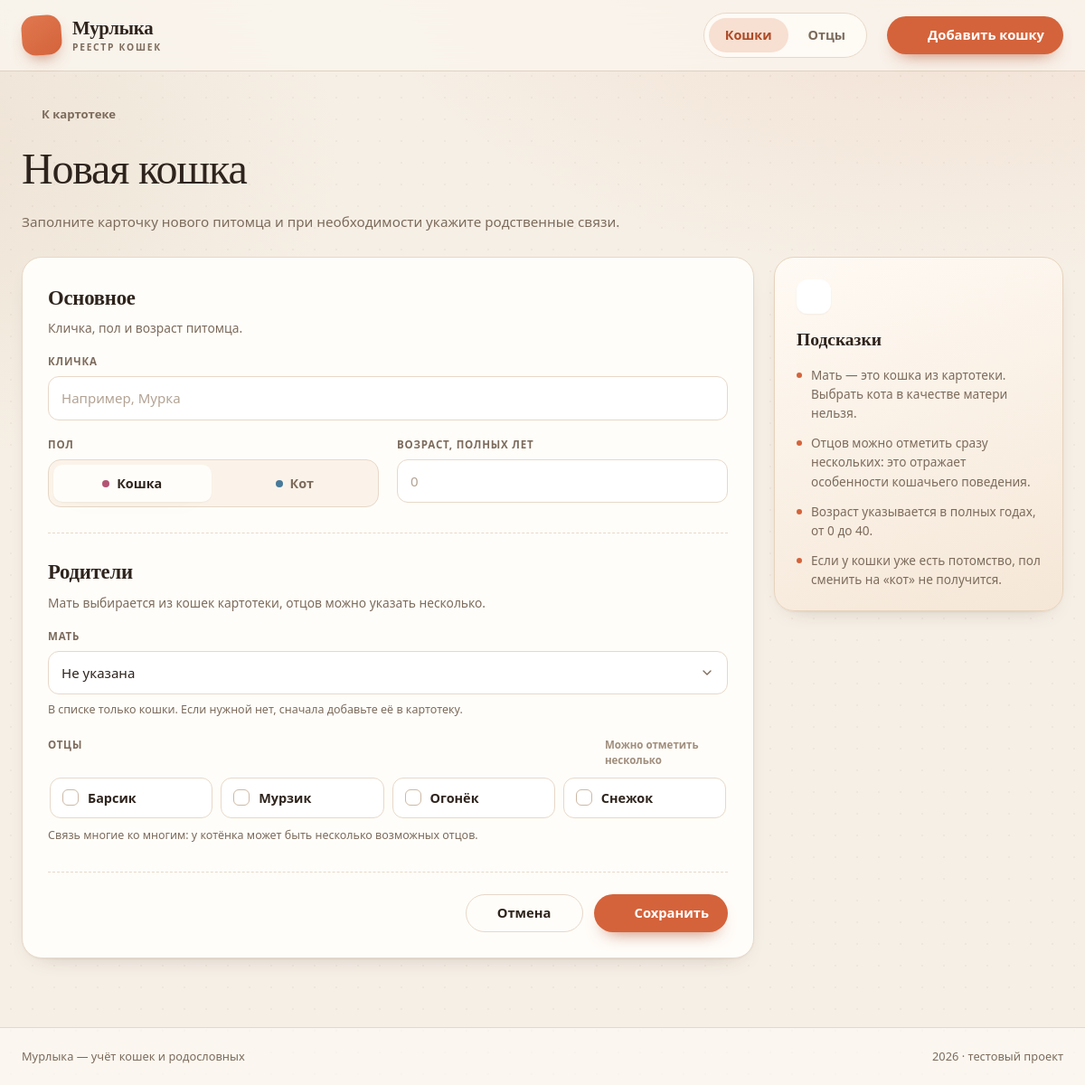
The app's page /cat_form.php with its own data.
### tables this page shows
CREATE TABLE fathers (
    id INT UNSIGNED NOT NULL AUTO_INCREMENT,
    name VARCHAR(100) NOT NULL,
    created_at TIMESTAMP NOT NULL DEFAULT CURRENT_TIMESTAMP,
    PRIMARY KEY (id),
    UNIQUE KEY uq_fathers_name (name)
);

### db.php (called while the page is built, shortened)
<?php
function db(): PDO
{
    static $pdo = null;
    if ($pdo instanceof PDO) {
        return $pdo;
    }
    $dsn = sprintf('mysql:host=%s;dbname=%s;charset=%s', DB_HOST, DB_NAME, DB_CHARSET);
    try {
        $pdo = new PDO($dsn, DB_USER, DB_PASS, [
            PDO::ATTR_ERRMODE => PDO::ERRMODE_EXCEPTION,
            PDO::ATTR_DEFAULT_FETCH_MODE => PDO::FETCH_ASSOC,
            PDO::ATTR_EMULATE_PREPARES => false,
        ]);
    } catch (PDOException $exception) {
        error_log('Database connection failed: ' . $exception->getMessage());
        http_response_code(500);
        exit('Не удалось подключиться к базе данных. Проверьте настройки подключения.');
    }
    return $pdo;
}

### cat_form.php (the view, shortened to what this page needs)
<?php
require_once __DIR__ . '/helpers.php';
require_once __DIR__ . '/db.php';
$id = null;
$cat = null;
$values = [
    'name' => (string) ($cat['name'] ?? ''),
    'sex' => (string) ($cat['sex'] ?? 'female'),
    'age' => $cat !== null ? (string) $cat['age'] : '',
    'mother_id' => $cat !== null && $cat['mother_id'] !== null ? (string) $cat['mother_id'] : '',
    'father_ids' => [],
];
$fathers = db()->query('SELECT id, name FROM fathers ORDER BY name ASC, id ASC')->fetchAll();
$isEdit = $id !== null;
require __DIR__ . '/partials/header.php';
?>
<div class="page-head">
    <div>
        <a class="back-link" href="index.php"><?= icon('arrow-left', 'icon icon-sm') ?>К картотеке</a>
        <h1><?= $isEdit ? 'Редактирование кошки' : 'Новая кошка' ?></h1>
        <p>
            <?= $isEdit
                ? 'Обновите данные питомца, его мать и возможных отцов.'
                : 'Заполните карточку нового питомца и при необходимости укажите родственные связи.' ?>
        </p>
    </div>
</div>
<div class="editor-layout">
    <div class="editor-main">
        <form
            class="panel form-panel"
            method="post"
            action="cat_form.php<?= $isEdit ? '?id=' . $id : '' ?>"
        >
            <section class="form-section">
                <div class="form-section-head">
                    <h2>Основное</h2>
                    <p>Кличка, пол и возраст питомца.</p>
                </div>
                <div class="form-grid">
                    <div class="field field--full">
                        <label for="cat-name">Кличка</label>
                        <input
                            class="input"
                            type="text"
                            id="cat-name"
                            name="name"
                            value="<?= e($values['name']) ?>"
                            maxlength="100"
                            placeholder="Например, Мурка"
                            required
                            autofocus
                        >
                    </div>
                    <fieldset class="field">
                        <legend>Пол</legend>
                        <div class="segmented">
                            <label>
                                <span><i class="dot dot--female"></i>Кошка</span>
                            </label>
                            <label>
                                <span><i class="dot dot--male"></i>Кот</span>
                            </label>
                        </div>
                    </fieldset>
                    <div class="field">
                        <label for="cat-age">Возраст, полных лет</label>
                        <input
                            class="input"
                            type="number"
                            id="cat-age"
                            name="age"
                            value="<?= e($values['age']) ?>"
                            min="0"
                            max="40"
                            step="1"
                            placeholder="0"
                            required
                        >
                    </div>
                </div>
            </section>
            <section class="form-section">
                <div class="form-section-head">
                    <h2>Родители</h2>
                    <p>Мать выбирается из кошек картотеки, отцов можно указать несколько.</p>
                </div>
                <div class="form-grid">
                    <div class="field field--full">
                        <label for="cat-mother">Мать</label>
                        <select class="select" id="cat-mother" name="mother_id">
                            <option value="">Не указана</option>
                        </select>
                        <p class="field-hint">В списке только кошки. Если нужной нет, сначала добавьте её в картотеку.</p>
                    </div>
                    <div class="field field--full">
                        <div class="field-label-row">
                            <span class="field-label">Отцы</span>
                            <?php if ($fathers !== []): ?>
                                <span class="field-counter">Можно отметить несколько</span>
                            <?php endif; ?>
                        </div>
                        <?php if ($fathers === []): ?>
                            <div class="inline-empty">
                                В справочнике пока нет отцов.
                                <a href="fathers.php">Добавить первого отца</a>
                            </div>
                        <?php else: ?>
                            <div class="check-grid">
                                <?php foreach ($fathers as $father): ?>
                                    <label class="check-card" data-father-item>
                                        <span class="check-card-body"><?= e($father['name']) ?></span>
                                    </label>
                                <?php endforeach; ?>
                            </div>
                        <?php endif; ?>
                        <p class="field-hint">Связь многие ко многим: у котёнка может быть несколько возможных отцов.</p>
                    </div>
                </div>
            </section>
            <div class="form-actions">
                <a class="btn btn-ghost" href="index.php">Отмена</a>
                <button class="btn btn-primary" type="submit">
                    <?= icon('check', 'icon icon-sm') ?>Сохранить
                </button>
            </div>
        </form>
    </div>
    <aside class="editor-aside">
        <div class="side-note">
            <span class="side-note-icon"><?= icon('info') ?></span>
            <h2>Подсказки</h2>
            <ul>
                <li>Мать — это кошка из картотеки. Выбрать кота в качестве матери нельзя.</li>
                <li>Отцов можно отметить сразу нескольких: это отражает особенности кошачьего поведения.</li>
                <li>Возраст указывается в полных годах, от 0 до 40.</li>
                <li>Если у кошки уже есть потомство, пол сменить на «кот» не получится.</li>
            </ul>
        </div>
    </aside>
</div>
<?php require __DIR__ . '/partials/footer.php'; ?>

### records on screen
fathers: name "Барсик"
fathers: name "Мурзик"
fathers: name "Огонёк"
fathers: name "Снежок"

### other values on screen
SITE_NAME "Мурлыка"
